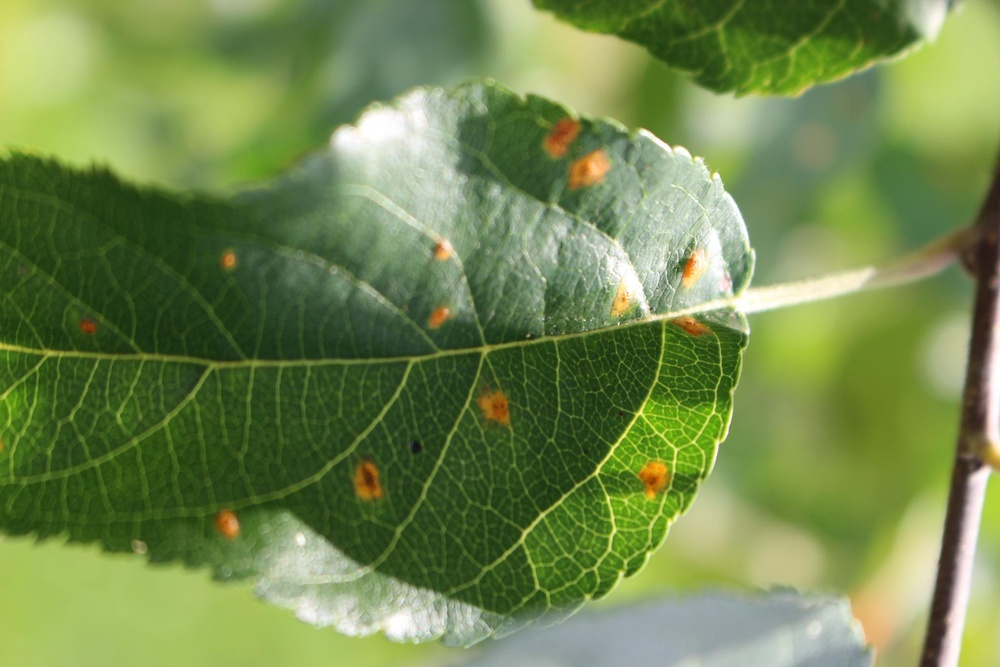
#> input picture test/Test_4.jpg, 1000 x 667 px, shrunk from 2048 x 1365 before the run
$ python -i feature_extract.py   (imports and definitions only)
#> lines starting #> are read from the running program, lines starting #| are printed output that depends on the picture; after the words box and inside, x2 and y2 are one past the last pixel; in counts of white or black regions, pixels touching at a corner belong together
import cv2 as cv, numpy as np, math
from numba import njit

# phiên bản tự cài dặt
# --------------------------------------------------------------------

# [129 lines left out: functions convert_rgb2gray, get_gaussian_kernel, apply_kernel, create_gaussian_filter, gaussian_blur, not called in this run]

def applyCannyThreshold(frame, val):
    ratio = 1.2
    kernel_size = 3
    low_threshold = val

    img_blur = cv.GaussianBlur(frame, (3, 3), 0)

    detected_edges = cv.Canny(img_blur, low_threshold, low_threshold*ratio, kernel_size)
    mask = detected_edges != 0
    dst = frame * (mask[:,:].astype(frame.dtype))
    return dst

@njit
def zipImage(src, zip_x, zip_y, ratio):
    '''
    Hàm dùng để nén ảnh với threshold là ratio sẽ trả ra kết quả là ảnh với block tương ứng với zip x zip
    và nếu block nào không đủ pixel yêu cầu thì là 0 còn ngược lại thì là 1.
    '''
    rs, cs = src.shape
    zip_rs = int(rs / zip_y)
    zip_cs = int(cs / zip_x)

    for idx in range(0, zip_rs * zip_y, zip_y):
        for jdx in range(0, zip_cs * zip_x, zip_x):
            block_img = src[idx : idx + zip_y, jdx : jdx + zip_x]
            num_pixel = np.sum(block_img > 0)
            if num_pixel >= zip_x*zip_y * ratio:
                block_img[:,:] = 1
            else:
                block_img[:,:] = 0

    return src

@njit
def joinNeighborPixel(src, zip_x, zip_y, mask_size, ratio):
    '''
    Hàm dùng để liên kết các ô xung quanh để lấp khuyết sẽ trả ra kết quả là một ma trận mask.
    '''
    rs, cs = src.shape
    zip_rs = int(rs / zip_y)
    zip_cs = int(cs / zip_x)
    half = int(mask_size / 2)

    dst = src.copy()
    for idx in range(half , zip_rs - half):
        for jdx in range(half, zip_cs - half):
            start_row_mask = (idx - half ) * zip_y
            end_row_mask = (idx + half + 1) * zip_y
            start_col_mask = (jdx - half) * zip_x
            end_col_mask = (jdx + half + 1) * zip_x

            mask_block = src[start_row_mask : end_row_mask, start_col_mask : end_col_mask]
            block_img = dst[idx * zip_y : (idx + 1) * zip_y, jdx * zip_x : (jdx + 1) * zip_x]

            num_pixel = np.sum(mask_block > 0)
            if num_pixel >= mask_size * mask_size * zip_x * zip_y * ratio:
                block_img[:,:] = 1

    return dst


# [153 lines left out: functions convert_rgb2gray, cvMoments, cvHuMoments, compute_hist, fd_histogram2, fd_hu_moments2 and 1 more, not called in this run]

# --------------------------------------------------------------------
#cài đặt sử dụng thư viện
def fd_histogram(image):
    bins = 8
    # convert the image to HSV color-space
    image = cv.cvtColor(image, cv.COLOR_BGR2HSV)

    # compute the color histogram
    hist  = cv.calcHist([image], [0, 1, 2], None, [bins, bins, bins], [0, 256, 0, 256, 0, 256])

    # normalize the histogram
    cv.normalize(hist, hist)

    # return the histogram
    return hist.ravel()

def fd_hu_moments(image):
    image = cv.cvtColor(image, cv.COLOR_BGR2GRAY)
    feature = cv.HuMoments(cv.moments(image)).flatten()
    return feature


def getFigureForImage(path):
#> called with path = '../test/Test_4.jpg'
    img = cv.imread(path)
#> img is the input picture: shape (667, 1000, 3); mean B, G, R 78.4, 136.4, 114.4

    gray = cv.cvtColor(img, cv.COLOR_BGR2GRAY)
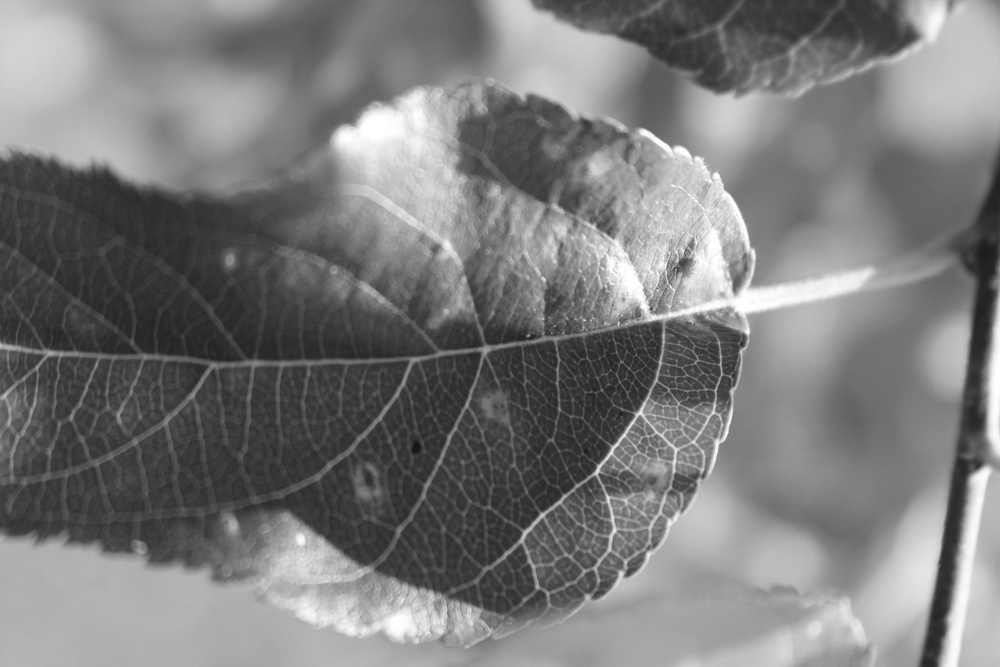
#> gray: shape (667, 1000); min 18, max 255, mean 123.2
    gray = cv.GaussianBlur(gray, (3, 3), 0)

    mask_img = applyCannyThreshold(gray, 12)
#> in applyCannyThreshold, `detected_edges = cv.Canny(img_blur, low_threshold, low_threshold*ratio..`:
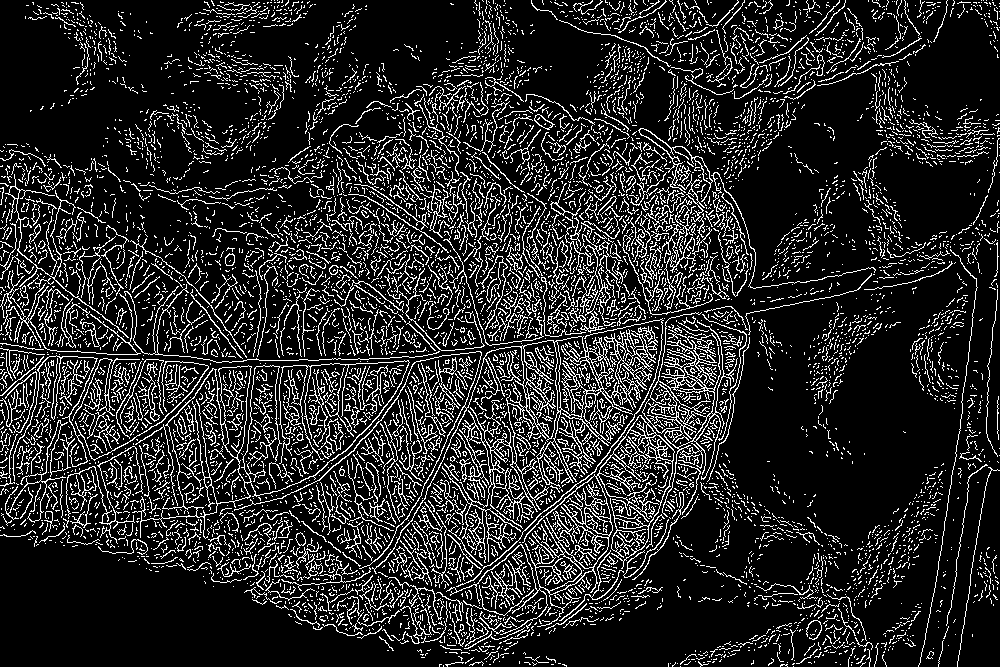
#> detected_edges: shape (667, 1000); 15.2% white in thin lines or dots
#> in applyCannyThreshold, `mask = detected_edges != 0`: mask: shape (667, 1000) bool; 15.2% white in thin lines or dots
#> in applyCannyThreshold, `dst = frame * (mask[:,:].astype(frame.dtype))`:
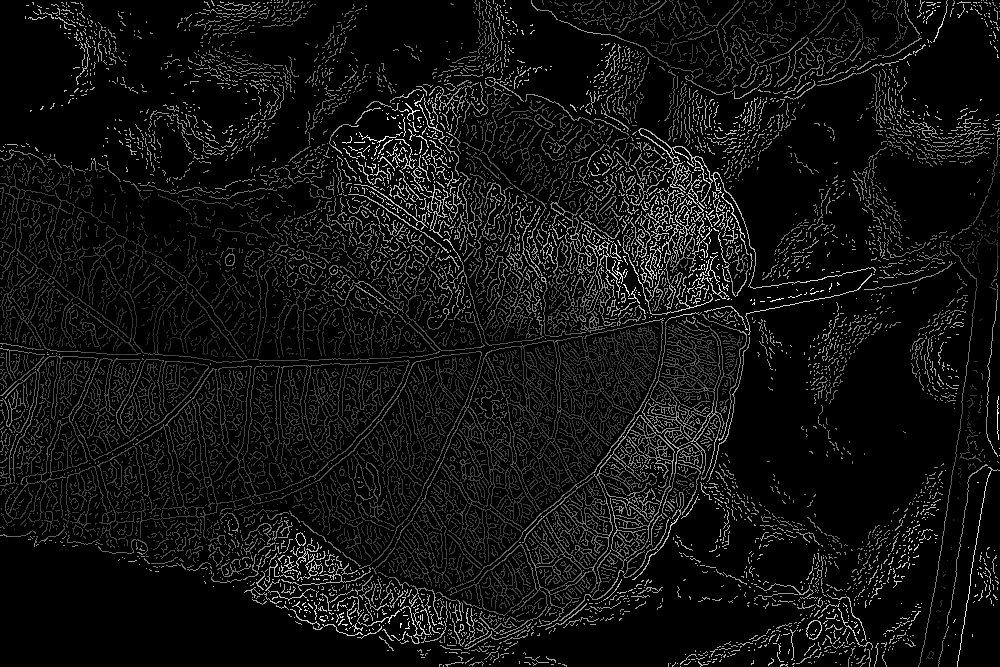
#> dst: shape (667, 1000); min 0, max 254, mean 16.9

    mask_img = zipImage(mask_img, 8, 8, 0.12)
    mask_img = zipImage(mask_img, 16, 16, 0.2)
#> mask_img: shape (667, 1000); min 0, max 213, mean 0.8

    mask_img = joinNeighborPixel(mask_img, 8, 8, 3, 0.15)
    mask_img = joinNeighborPixel(mask_img, 16, 16, 3, 1 / 3)

    for chanel in range(3):
        img[:,:,chanel] = img[:,:,chanel] * mask_img
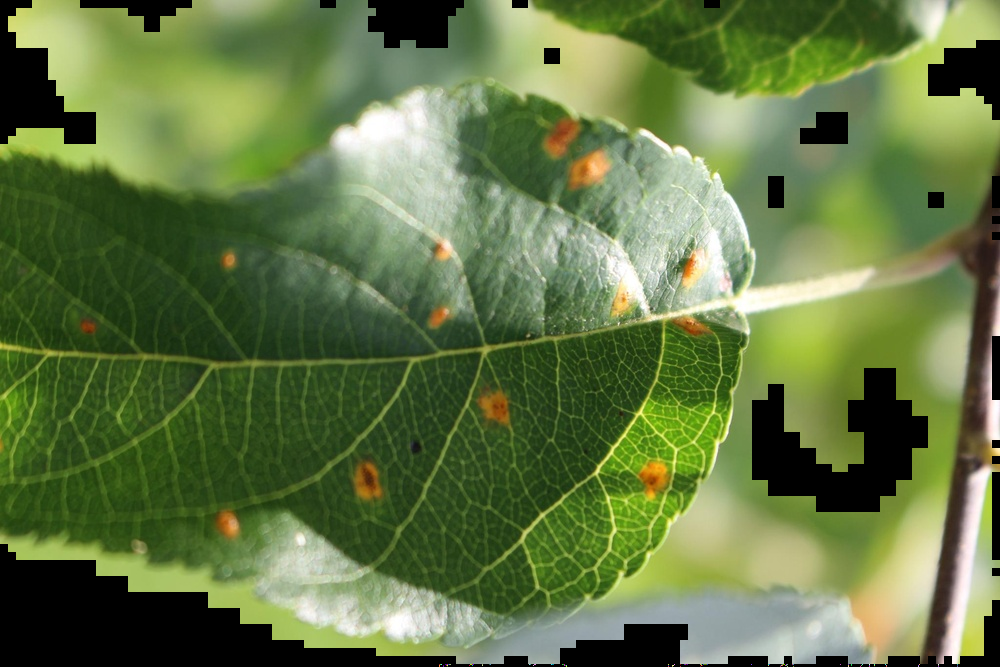
#> img: shape (667, 1000, 3); 10.01% of pixels changed, all inside (x1, y1, x2, y2) = (0, 0, 1000, 667)

    hist_figure = fd_histogram(img).astype(np.float64)
#> in fd_histogram, `image = cv.cvtColor(image, cv.COLOR_BGR2HSV)`: image: shape (667, 1000, 3); mean H, S, V 40.3, 110.2, 119.8
#> hist_figure = 512 values, max 0.58 at index 106, min 0 at index 1, mean 0.00941
    hu_monents = fd_hu_moments(img)
#> in fd_hu_moments, `image = cv.cvtColor(image, cv.COLOR_BGR2GRAY)`:
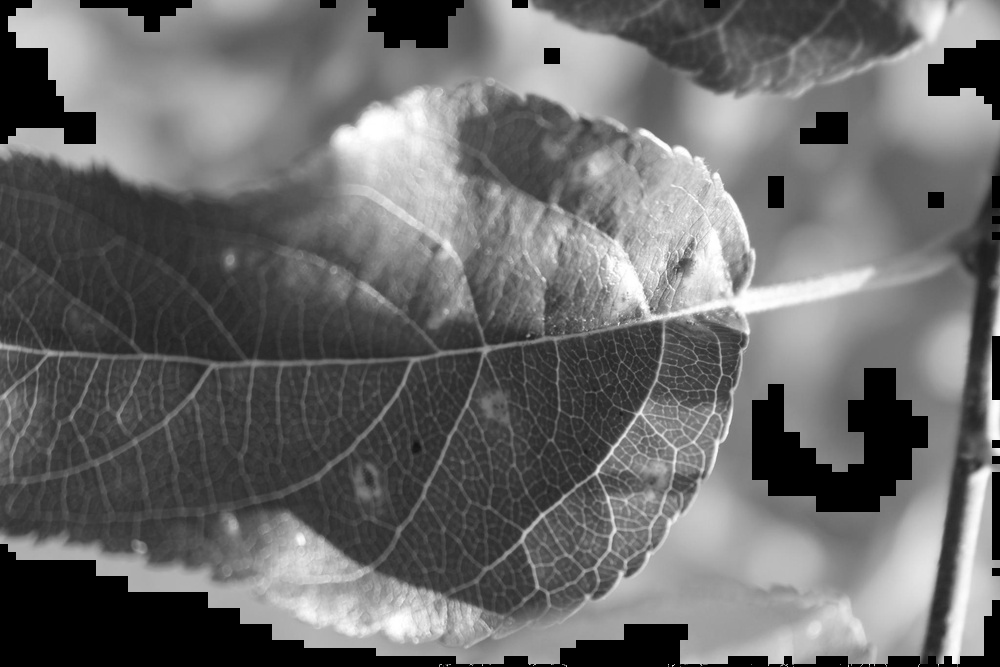
#> image: shape (667, 1000); min 0, max 255, mean 107.1
#> in fd_hu_moments, `feature = cv.HuMoments(cv.moments(image)).flatten()`: feature = [0.00159, 3.12e-07, 7.67e-11, 4.67e-11, 1.37e-21, 2.09e-14, 2.43e-21]
#> hu_monents has the same summary as feature in fd_hu_moments

    fig = np.concatenate((hist_figure, hu_monents))
#> fig = 519 values, max 0.58 at index 106, min 0 at index 1, mean 0.00928
    return fig

>>> result = getFigureForImage('../test/Test_4.jpg')
#> result has the same summary as fig in getFigureForImage
